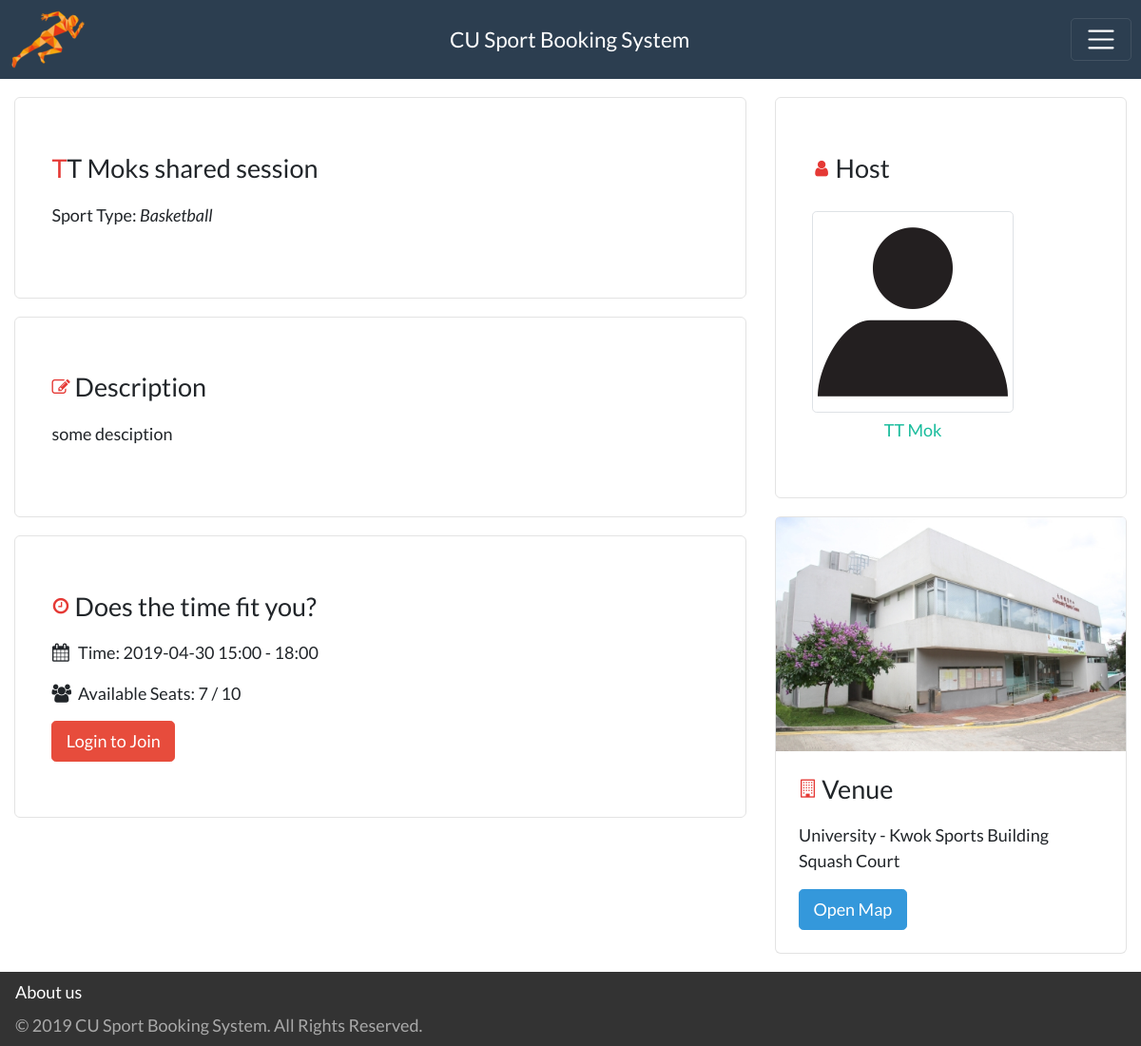
/index.php/session_share/id/8/10, run on the app's committed database.
### tables this page shows
CREATE TABLE `shared_session` (
  `session_id` int(10) NOT NULL,
  `available_seats` int(3) NOT NULL,
  `description` varchar(256) NOT NULL
);

CREATE TABLE `session` (
  `session_id` int(10) NOT NULL,
  `start_time` datetime NOT NULL,
  `venue_id` int(2) NOT NULL
);

CREATE TABLE `user` (
  `email` varchar(256) NOT NULL,
  `password` varchar(16) NOT NULL,
  `username` varchar(256) NOT NULL,
  `first_name` varchar(256) NOT NULL,
  `last_name` varchar(256) NOT NULL,
  `icon` varchar(1024) NOT NULL DEFAULT 'default.png'
);

CREATE TABLE `college` (
  `college_id` int(2) NOT NULL,
  `name` varchar(256) NOT NULL,
  `image` varchar(256) DEFAULT 'default.png'
);

CREATE TABLE `venue` (
  `venue_id` int(2) NOT NULL,
  `name` varchar(256) NOT NULL,
  `map` text NOT NULL,
  `price` int(3) NOT NULL,
  `sports_id` int(2) NOT NULL,
  `college_id` int(2) NOT NULL
);

### application/controllers/session_share.php (called while the page is built, shortened)
<?php if ( ! defined('BASEPATH')) exit('No direct script access allowed');
class Session_share extends SBooking_Controller
{
  public function detail()
  {
    $this->load->model('Shared_session_model');
    $this->load->model('Share_model');
    $this->load->model('Session_model');
    $data = $this->getHeaderData();
    $start_session_id = $this->uri->segment(3);
    $end_session_id = $this->uri->segment(4);
    $end_session_time = 1+substr($this->Session_model->get_start_time($end_session_id)->start_time, 11, 2);
    $data['session'] = $this->Shared_session_model->get_shared_session_by_id($start_session_id);
    $data['end_time'] = $end_session_time;
    $data['seat_remain'] = $data['session']->seats - $this->Share_model->get_share_by_id($start_session_id, 1);
    $this->load->view('header', $data);
    $this->load->view('session_share_detail', $data);
    $this->load->view('footer');
  }
}
?>

### index.php (called while the page is built, shortened)
<?php
require_once BASEPATH.'core/CodeIgniter.php';

### application/models/Shared_session_model.php (called while the page is built, shortened)
<?php
class Shared_session_model extends CI_Model
{
    public function get_shared_session_by_id($session_id)
    {
      $this->db->select(
        "session.session_id,
        shared_session.available_seats AS seats,
        shared_session.description AS description,
        session.start_time AS start_time,
        reserve.email AS host_email,
        venue.name AS venue,
        venue.map AS map,
        college.name AS college,
        college.image AS college_image,
        sports.name AS sport,
        user.username AS host,
        user.icon AS host_icon,
        CONCAT(user.first_name, ' ', user.last_name) AS user_fullname,
        student.phone_no AS phone_no
        ");
      $this->db->from('shared_session');
      $this->db->join('session', 'session.session_id = shared_session.session_id');
      $this->db->join('venue', 'venue.venue_id = session.venue_id');
      $this->db->join('college', 'college.college_id = venue.college_id');
      $this->db->join('reserve', 'shared_session.session_id = reserve.session_id');
      $this->db->join('user', 'reserve.email = user.email');
      $this->db->join('sports', 'sports.sports_id = venue.sports_id');
      $this->db->join('student', 'student.email = user.email');
      $this->db->where('shared_session.session_id', $session_id);
      $this->db->where('session.start_time >', 'NOW()');
      $query = $this->db->get();
      return $query->result()[0];
    }
}
?>

### application/views/session_share_detail.php (the view, shortened to what this page needs)
<div class="wrapper">
    <section class="container-fluid">
        <div class="row mt-3">
            <div class="col-md-8">
                <div class="ss-title info-block mb-3">
                    <h4 class="title"><span
                                id="session-name"><?php echo $session->user_fullname . 's shared session'; ?></span>
                    </h4>
                    <p>
                        Sport Type:
                        <i>
                            <?php echo 'Basketball'; ?>
                        </i>
                    </p>
                </div>
                <div class="info-block mb-3">
                    <h4 class="title">
                        <i class="fa fa-pencil-square-o align-middle" aria-hidden="true"></i>
                        <span>Description</span>
                    </h4>
                    <p><?php echo $session->description; ?></p>
                </div>
                <div class="info-block mb-3">
                    <h4 class="title">
                        <i class="fa fa-clock-o align-middle" aria-hidden="true"></i>
                        <span>Does the time fit you?</span>
                    </h4>
                    <p>
                        <i style="margin-right: 5px;" class="fa fa-calendar" aria-hidden="true"></i>
                        <span>Time: <?php echo substr($session->start_time, 0, 16) . ' - ' . $end_time . ':00'; ?></span>
                    </p>
                    <p>
                        <i style="margin-right: 5px;" class="fa fa-users" aria-hidden="true"></i>
                        <span>Available Seats: <?php echo $seat_remain . " / " . $session->seats; ?></span>
                    </p>
                    <?php
                    if ($seat_remain == 0) {
                        echo '<p>FULL</p>';
                    } else {
                        if (isset($_SESSION['logged_in']) && $_SESSION['logged_in'] == TRUE) {
                            echo "<a href='" . $page_url . "session_share/id/" . $session->session_id . "/join' class='btn cu-btn btn-danger'>Claim Your Seat Now!</a>";
                        } else {
                            echo "<a href='" . $page_url . "login/login_main' class='btn cu-btn btn-danger'>Login to Join</a>";
                        }
                    }
                    ?>
                </div>
            </div>
            <div class="col-md-4">
                <div class="info-block mb-3">
                    <h4 class="title">
                        <i class="fa fa-user align-middle" aria-hidden="true"></i>
                        <span>Host</span>
                    </h4>
                        <div class="host row m-0">
                            <div class="host-container float-left mr-3">
                                <a href="<?php echo $page_url . "profile/" . $session->host; ?>" class="text-center mt-2">
                                    <img src="<?php echo base_url() . 'images/user/' . $session->host_icon; ?>" class="img-thumbnail mb-1" alt="profile pic">
                                    <br>
                                    <?php echo $session->user_fullname; ?>
                                </a>
                            </div>
                        </div>
                </div>
                <div class="card info-block mb-3" id="venue-preview">
                    <img src="<?php echo base_url() . 'images/college/' . $session->college_image; ?>"
                         class="card-img-top"
                         alt="Venue image">
                    <div class="card-body">
                        <h4 class="title">
                            <i class="fa fa-building-o align-center" aria-hidden="true"></i>
                            <span>Venue</span>
                        </h4>
                        <p>
                            <?php echo $session->college . " - " . $session->venue; ?>
                        </p>
                        <button type="button" class="btn btn-info" data-toggle="modal" data-target="#modalMap">Open
                            Map
                        </button>
                    </div>
                </div>
            </div>
        </div>
    </section>
</div>

### styles/style.css (style rules this page uses)
html { color: #222; font-size: 1em; line-height: 1.4; }
audio, canvas, iframe, img, svg, video { vertical-align: middle; }

### styles/custom.css (style rules this page uses)
* { font-family: 'Lato', sans-serif; }
html { position: relative; height: 100%; min-height: 100vh; font-size: 1rem; }
@media (min-width: 576px) { html { font-size: 1.2rem; } }
@media (min-width: 768px) { html { font-size: 1.2rem; } }
@media (min-width: 992px) { html { font-size: 1.2rem; } }
body { height: 100%; }
.wrapper { min-height: 100vh; }

### styles/session_share_detail.css (style rules this page uses)
p { margin-bottom: .8rem; }
#session-name::first-letter, .title > .fa { color: #e53935; }
.title { margin-bottom: 1rem; display: flex; align-items: center; }
.fa { font-size: 1rem; width: 1rem; height: 1rem; margin-right: 5px; }
.info-block { border-radius: 6px; border: solid 1px rgba(144, 144, 144, 0.25); padding: 3rem 2rem; }
.host-container { display: flex; flex-direction: column; }
#venue-preview { padding: 0; }

### data on the page
shared_session: description "some desciption", session_id.start_time "2019-04-30 15:00", available_seats "10", user.icon (placeholder picture), college.image (picture), college.name "University", venue.name "Kwok Sports Building Squash Court"

### other printed values
$session->user_fullname "TT Mok"
$end_time "18"
$seat_remain "7"
